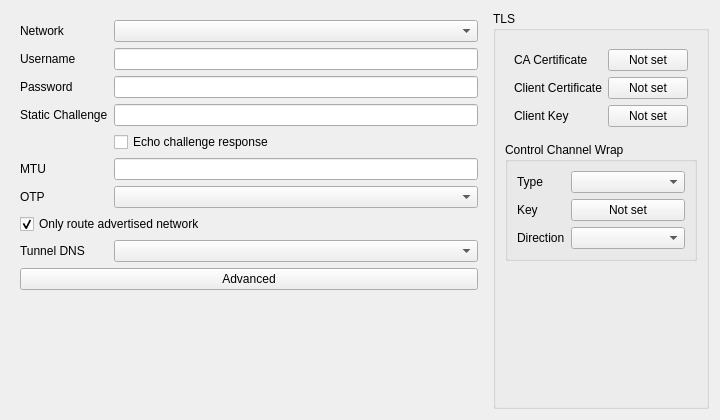
<?xml version="1.0" encoding="UTF-8"?>
<ui version="4.0">
 <class>EditOpenVPN</class>
 <widget class="QWidget" name="EditOpenVPN">
  <property name="geometry">
   <rect>
    <x>0</x>
    <y>0</y>
    <width>720</width>
    <height>420</height>
   </rect>
  </property>
  <property name="windowTitle">
   <string notr="true">EditOpenVPN</string>
  </property>
  <layout class="QHBoxLayout" name="horizontalLayout">
   <item>
    <widget class="QWidget" name="basic_w" native="true">
     <layout class="QFormLayout" name="basic_layout">
      <item row="0" column="0">
       <widget class="QLabel" name="network_l">
        <property name="toolTip">
         <string>&lt;html&gt;&lt;head/&gt;&lt;body&gt;&lt;p&gt;Default transport network. Leave empty to use the core default (udp).&lt;/p&gt;&lt;/body&gt;&lt;/html&gt;</string>
        </property>
        <property name="text">
         <string>Network</string>
        </property>
        <property name="buddy">
         <cstring>network</cstring>
        </property>
       </widget>
      </item>
      <item row="0" column="1">
       <widget class="QComboBox" name="network"/>
      </item>
      <item row="1" column="0">
       <widget class="QLabel" name="username_l">
        <property name="text">
         <string>Username</string>
        </property>
        <property name="buddy">
         <cstring>username</cstring>
        </property>
       </widget>
      </item>
      <item row="1" column="1">
       <widget class="QLineEdit" name="username"/>
      </item>
      <item row="2" column="0">
       <widget class="QLabel" name="password_l">
        <property name="text">
         <string>Password</string>
        </property>
        <property name="buddy">
         <cstring>password</cstring>
        </property>
       </widget>
      </item>
      <item row="2" column="1">
       <widget class="QLineEdit" name="password"/>
      </item>
      <item row="3" column="0">
       <widget class="QLabel" name="static_challenge_l">
        <property name="toolTip">
         <string>&lt;html&gt;&lt;head/&gt;&lt;body&gt;&lt;p&gt;Static challenge text shown by the server when it asks for a second authentication response. When a challenge is set and an OTP profile is bound, Throned sends the answer itself and no interactive prompt appears.&lt;/p&gt;&lt;/body&gt;&lt;/html&gt;</string>
        </property>
        <property name="text">
         <string>Static Challenge</string>
        </property>
        <property name="buddy">
         <cstring>static_challenge</cstring>
        </property>
       </widget>
      </item>
      <item row="3" column="1">
       <widget class="QLineEdit" name="static_challenge"/>
      </item>
      <item row="4" column="1">
       <widget class="QCheckBox" name="static_challenge_echo">
        <property name="toolTip">
         <string>&lt;html&gt;&lt;head/&gt;&lt;body&gt;&lt;p&gt;Show the static challenge response as plain text.&lt;/p&gt;&lt;/body&gt;&lt;/html&gt;</string>
        </property>
        <property name="text">
         <string>Echo challenge response</string>
        </property>
       </widget>
      </item>
      <item row="5" column="0">
       <widget class="QLabel" name="mtu_l">
        <property name="toolTip">
         <string>&lt;html&gt;&lt;head/&gt;&lt;body&gt;&lt;p&gt;Tunnel MTU. Empty uses 1500 until the server pushes a value.&lt;/p&gt;&lt;/body&gt;&lt;/html&gt;</string>
        </property>
        <property name="text">
         <string>MTU</string>
        </property>
        <property name="buddy">
         <cstring>mtu</cstring>
        </property>
       </widget>
      </item>
      <item row="5" column="1">
       <widget class="QLineEdit" name="mtu"/>
      </item>
      <item row="6" column="0">
       <widget class="QLabel" name="otp_profile_l">
        <property name="text">
         <string>OTP</string>
        </property>
        <property name="buddy">
         <cstring>otp_profile</cstring>
        </property>
       </widget>
      </item>
      <item row="6" column="1">
       <widget class="QComboBox" name="otp_profile"/>
      </item>
      <item row="7" column="0" colspan="2">
       <widget class="QCheckBox" name="only_advertised_routes">
        <property name="toolTip">
         <string>&lt;html&gt;&lt;head/&gt;&lt;body&gt;&lt;p&gt;Traffic that falls through to this profile reaches the tunnel only when the destination is inside a subnet the VPN server advertises; anything else is blocked. Routing rules that name this profile explicitly are not affected and always win.&lt;/p&gt;&lt;/body&gt;&lt;/html&gt;</string>
        </property>
        <property name="text">
         <string>Only route advertised network</string>
        </property>
        <property name="checked">
         <bool>true</bool>
        </property>
       </widget>
      </item>
      <item row="8" column="0">
       <widget class="QLabel" name="tunnel_dns_l">
        <property name="toolTip">
         <string>&lt;html&gt;&lt;head/&gt;&lt;body&gt;&lt;p&gt;How DNS uses the resolvers the VPN server pushes when this profile is started.&lt;/p&gt;&lt;p&gt;None: ignore them. Use this if the server claims every domain and breaks public DNS.&lt;br/&gt;Prefer: resolve the names the server claims - its split-DNS suffixes and search domains - through them, and everything else as usual.&lt;br/&gt;Strict: also send every remote DNS query to them instead of the remote DNS server, and fail the lookups they cannot answer. Direct lookups are unchanged.&lt;/p&gt;&lt;p&gt;As an endpoint in a routing profile, Prefer and Strict both resolve only the names the server claims.&lt;/p&gt;&lt;/body&gt;&lt;/html&gt;</string>
        </property>
        <property name="text">
         <string>Tunnel DNS</string>
        </property>
        <property name="buddy">
         <cstring>tunnel_dns</cstring>
        </property>
       </widget>
      </item>
      <item row="8" column="1">
       <widget class="QComboBox" name="tunnel_dns"/>
      </item>
      <item row="9" column="0" colspan="2">
       <widget class="QPushButton" name="advanced_button">
        <property name="text">
         <string>Advanced</string>
        </property>
       </widget>
      </item>
     </layout>
    </widget>
   </item>
   <item>
    <widget class="QGroupBox" name="tls_box">
     <property name="title">
      <string>TLS</string>
     </property>
     <layout class="QVBoxLayout" name="tls_layout">
      <item>
       <widget class="QWidget" name="tls_form_w" native="true">
        <layout class="QFormLayout" name="tls_form">
         <item row="0" column="0">
          <widget class="QLabel" name="certificate_l">
           <property name="toolTip">
            <string>&lt;html&gt;&lt;head/&gt;&lt;body&gt;&lt;p&gt;Trusted CA certificate content (PEM).&lt;/p&gt;&lt;/body&gt;&lt;/html&gt;</string>
           </property>
           <property name="text">
            <string>CA Certificate</string>
           </property>
           <property name="buddy">
            <cstring>certificate</cstring>
           </property>
          </widget>
         </item>
         <item row="0" column="1">
          <widget class="QPushButton" name="certificate">
           <property name="text">
            <string>Not set</string>
           </property>
          </widget>
         </item>
         <item row="1" column="0">
          <widget class="QLabel" name="client_certificate_l">
           <property name="text">
            <string>Client Certificate</string>
           </property>
           <property name="buddy">
            <cstring>client_certificate</cstring>
           </property>
          </widget>
         </item>
         <item row="1" column="1">
          <widget class="QPushButton" name="client_certificate">
           <property name="text">
            <string>Not set</string>
           </property>
          </widget>
         </item>
         <item row="2" column="0">
          <widget class="QLabel" name="client_key_l">
           <property name="text">
            <string>Client Key</string>
           </property>
           <property name="buddy">
            <cstring>client_key</cstring>
           </property>
          </widget>
         </item>
         <item row="2" column="1">
          <widget class="QPushButton" name="client_key">
           <property name="text">
            <string>Not set</string>
           </property>
          </widget>
         </item>
        </layout>
       </widget>
      </item>
      <item>
       <widget class="QGroupBox" name="control_wrap_box">
        <property name="toolTip">
         <string>&lt;html&gt;&lt;head/&gt;&lt;body&gt;&lt;p&gt;OpenVPN tls-auth / tls-crypt / tls-crypt-v2 control channel wrapping. Disabled when the type is empty.&lt;/p&gt;&lt;/body&gt;&lt;/html&gt;</string>
        </property>
        <property name="title">
         <string>Control Channel Wrap</string>
        </property>
        <property name="flat">
         <bool>true</bool>
        </property>
        <layout class="QFormLayout" name="control_wrap_layout">
         <item row="0" column="0">
          <widget class="QLabel" name="control_wrap_type_l">
           <property name="text">
            <string>Type</string>
           </property>
           <property name="buddy">
            <cstring>control_wrap_type</cstring>
           </property>
          </widget>
         </item>
         <item row="0" column="1">
          <widget class="QComboBox" name="control_wrap_type"/>
         </item>
         <item row="1" column="0">
          <widget class="QLabel" name="control_wrap_key_l">
           <property name="text">
            <string>Key</string>
           </property>
           <property name="buddy">
            <cstring>control_wrap_key</cstring>
           </property>
          </widget>
         </item>
         <item row="1" column="1">
          <widget class="QPushButton" name="control_wrap_key">
           <property name="text">
            <string>Not set</string>
           </property>
          </widget>
         </item>
         <item row="2" column="0">
          <widget class="QLabel" name="control_wrap_direction_l">
           <property name="toolTip">
            <string>&lt;html&gt;&lt;head/&gt;&lt;body&gt;&lt;p&gt;tls-auth key direction. Only used when the type is tls_auth; the key is bidirectional when empty.&lt;/p&gt;&lt;/body&gt;&lt;/html&gt;</string>
           </property>
           <property name="text">
            <string>Direction</string>
           </property>
           <property name="buddy">
            <cstring>control_wrap_direction</cstring>
           </property>
          </widget>
         </item>
         <item row="2" column="1">
          <widget class="QComboBox" name="control_wrap_direction"/>
         </item>
        </layout>
       </widget>
      </item>
      <item>
       <spacer name="tls_spacer">
        <property name="orientation">
         <enum>Qt::Vertical</enum>
        </property>
        <property name="sizeHint" stdset="0">
         <size>
          <width>0</width>
          <height>0</height>
         </size>
        </property>
       </spacer>
      </item>
     </layout>
    </widget>
   </item>
  </layout>
 </widget>
 <tabstops>
  <tabstop>network</tabstop>
  <tabstop>username</tabstop>
  <tabstop>password</tabstop>
  <tabstop>static_challenge</tabstop>
  <tabstop>static_challenge_echo</tabstop>
  <tabstop>mtu</tabstop>
  <tabstop>otp_profile</tabstop>
  <tabstop>only_advertised_routes</tabstop>
  <tabstop>tunnel_dns</tabstop>
  <tabstop>advanced_button</tabstop>
  <tabstop>certificate</tabstop>
  <tabstop>client_certificate</tabstop>
  <tabstop>client_key</tabstop>
  <tabstop>control_wrap_type</tabstop>
  <tabstop>control_wrap_key</tabstop>
  <tabstop>control_wrap_direction</tabstop>
 </tabstops>
 <resources/>
 <connections/>
</ui>
